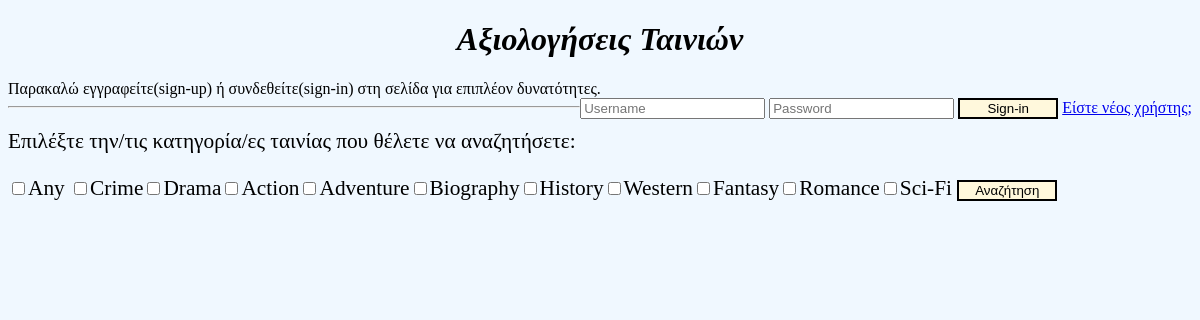
The page / on the database its author committed.
### tables this page shows
create table categories
(
CategoryID int not null auto_increment,
Category varchar(100),
primary key (CategoryID)
)
engine InnoDB;

### DB_Management.php (called while the page is built)
<?php
class DB_Management {
    public $db = null;
    public $servername;
    public $username;
    public $password;
    function __construct($dbServer, $dbUser, $dbPass)
    {
        $this->servername = $dbServer;
        $this->username = $dbUser;
        $this->password = $dbPass;
    }
    function connectToDB() {
        try {
            $this->db = new PDO("mysql:host=$this->servername;dbname=moviesdb", $this->username, $this->password,
                array(PDO::MYSQL_ATTR_INIT_COMMAND => "SET NAMES 'utf8'"));
            return true;
        }
        catch(PDOException $e)
        {
            return false;
        }
    }
    function queryToDB($query) {
        $queryResult = $this->db->prepare($query);
        $queryResult->execute();
        return $queryResult;
    }
    function closeConnection() {
        $this->db = null;
    }
}
?>

### index.php (the view, shortened to what this page needs)
<?php
    include_once('DB_Management.php');
    $db = new DB_Management("localhost", "root", "");
    $db->connectToDB();
    $result = $db->queryToDB("select Category from categories");
?>
<!DOCTYPE html>
<html>
<head>
    <link rel="stylesheet" type="text/css" href="styles/styles.css">
</head>
<body>
<h1>Αξιολογήσεις Ταινιών</h1>
<div id="header">
        <span id="login_info">
            Παρακαλώ εγγραφείτε(sign-up) ή συνδεθείτε(sign-in) στη σελίδα
            για επιπλέον δυνατότητες.
        </span>
    <form id="login">
        <input type="text" id="username" placeholder="Username">
        <input type = "password" id="password" placeholder="Password">
        <button id="signInButton">Sign-in</button>
        <a href="signup.html">Είστε νέος χρήστης;</a>
    </form>
</div>
<hr>
<div id = "searchDiv">
    <p> Επιλέξτε την/τις κατηγορία/ες ταινίας που θέλετε να αναζητήσετε: </p>
    <form id="search">
        <label><input type="checkbox" name="category">Any</label>
        <?php
            while ($row = $result->fetch()) {
                echo '<label><input type="checkbox" name="category" value="'.$row["Category"].'">'.$row["Category"].'</label>';
            }
        ?>
        <button id="searchButton">Αναζήτηση</button>
    </form>
</div>
</body>
</html>

### styles/styles.css (style rules this page uses)
body { background-color: aliceblue; }
h1 { font-family: cursive; font-style: italic; text-align: center; }
button { width: 100px; background-color: cornsilk; border-style: solid; cursor: pointer; }
#header { display: inline; }
#header #login { float: right; }
#searchDiv { font-size: 16pt; }

### rows shown on the page
categories: Category "Crime"
categories: Category "Drama"
categories: Category "Action"
categories: Category "Adventure"
categories: Category "Biography"
categories: Category "History"
categories: Category "Western"
categories: Category "Fantasy"
categories: Category "Romance"
categories: Category "Sci-Fi"
